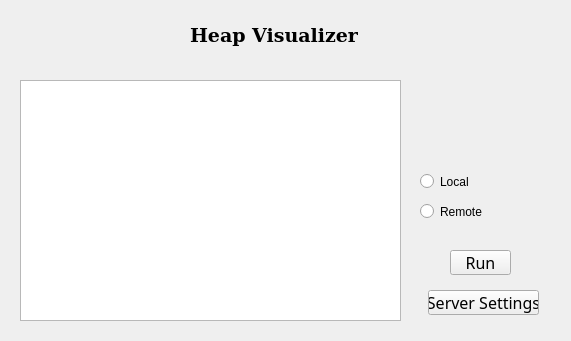
<?xml version="1.0" encoding="UTF-8"?>
<ui version="4.0">
 <class>MainWindow</class>
 <widget class="QMainWindow" name="MainWindow">
  <property name="geometry">
   <rect>
    <x>0</x>
    <y>0</y>
    <width>571</width>
    <height>341</height>
   </rect>
  </property>
  <property name="windowTitle">
   <string>MainWindow</string>
  </property>
  <widget class="QWidget" name="centralWidget">
   <widget class="QLabel" name="label">
    <property name="geometry">
     <rect>
      <x>190</x>
      <y>20</y>
      <width>171</width>
      <height>31</height>
     </rect>
    </property>
    <property name="font">
     <font>
      <family>DejaVu Serif</family>
      <pointsize>14</pointsize>
      <weight>75</weight>
      <bold>true</bold>
     </font>
    </property>
    <property name="text">
     <string>Heap Visualizer</string>
    </property>
   </widget>
   <widget class="QTableView" name="tableView">
    <property name="geometry">
     <rect>
      <x>20</x>
      <y>80</y>
      <width>381</width>
      <height>241</height>
     </rect>
    </property>
   </widget>
   <widget class="QPushButton" name="serverSettingsBtn">
    <property name="geometry">
     <rect>
      <x>428</x>
      <y>290</y>
      <width>111</width>
      <height>25</height>
     </rect>
    </property>
    <property name="font">
     <font>
      <family>Sahadeva</family>
      <pointsize>12</pointsize>
     </font>
    </property>
    <property name="text">
     <string>Server Settings</string>
    </property>
   </widget>
   <widget class="QPushButton" name="runBtn">
    <property name="geometry">
     <rect>
      <x>450</x>
      <y>250</y>
      <width>61</width>
      <height>25</height>
     </rect>
    </property>
    <property name="font">
     <font>
      <family>Sahadeva</family>
      <pointsize>12</pointsize>
     </font>
    </property>
    <property name="text">
     <string>Run</string>
    </property>
   </widget>
   <widget class="QRadioButton" name="localBtn">
    <property name="geometry">
     <rect>
      <x>420</x>
      <y>170</y>
      <width>112</width>
      <height>23</height>
     </rect>
    </property>
    <property name="text">
     <string>Local</string>
    </property>
   </widget>
   <widget class="QRadioButton" name="remoteBtn">
    <property name="geometry">
     <rect>
      <x>420</x>
      <y>200</y>
      <width>112</width>
      <height>23</height>
     </rect>
    </property>
    <property name="text">
     <string>Remote</string>
    </property>
   </widget>
  </widget>
 </widget>
 <layoutdefault spacing="6" margin="11"/>
 <resources/>
 <connections/>
</ui>
